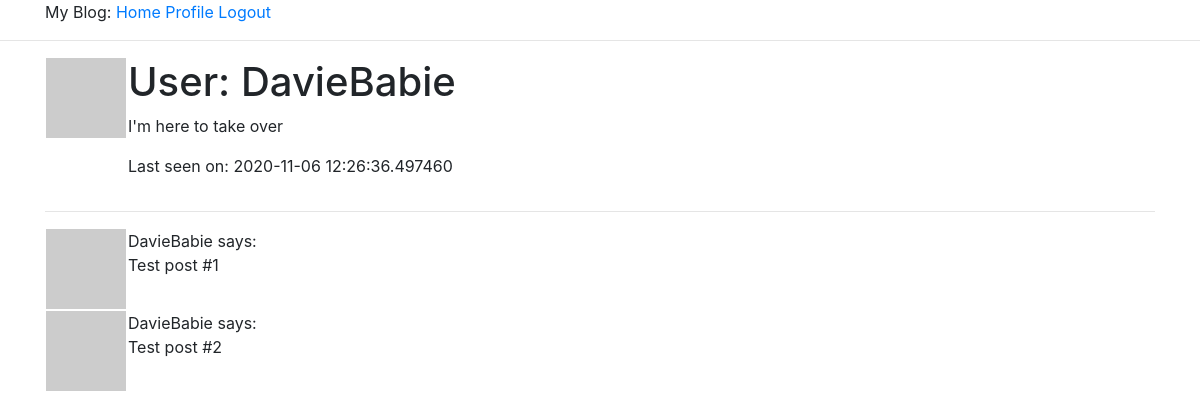
Screenshot of /user/DavieBabie (signed in) with the database file from the repository.
### app/models.py (models this page shows, shortened)
class User(UserMixin, db.Model):
    id = db.Column(db.Integer, primary_key=True)
    username = db.Column(db.String(64), index=True, unique=True)
    email = db.Column(db.String(120), index=True, unique=True)
    password_hash = db.Column(db.String(128))
    posts = db.relationship('Post', backref='author', lazy='dynamic')
    about_me = db.Column(db.String(140))
    last_seen = db.Column(db.DateTime, default=datetime.utcnow)
    followed = db.relationship('User', secondary=followers,
                                primaryjoin=(followers.c.follower_id == id),
                                secondaryjoin=(followers.c.followed_id == id),
                                backref=db.backref('followers', lazy='dynamic'), lazy='dynamic')
    def avatar(self, size):
        digest = md5(self.email.lower().encode('utf-8')).hexdigest()
        return 'https://www.gravatar.com/avatar/{}?d=identicon&s={}'.format(
            digest, size)

### app/routes.py (the view)
@app.route('/user/<username>')
@login_required
def user(username):
    user = User.query.filter_by(username=username).first_or_404()
    posts = [
        {'author': user, 'body': 'Test post #1'},
        {'author': user, 'body': 'Test post #2'},
    ]
    return render_template('user.html', user=user, posts=posts)

### app/models.py (called while the page is built)
@login.user_loader
def load_user(id):
    return User.query.get(int(id))

### app/routes.py (called while the page is built)
@app.before_request
def before_request():
    if current_user.is_authenticated:
        current_user.last_seen = datetime.utcnow()
        db.session.commit()

### app/templates/user.html (shortened to what this page needs)
{% extends "base.html" %}
{% block content %}
<section class="container">
    <table>
        <tr valign="top">
            <td><img src="{{ user.avatar(125) }}"></td>
            <td class="ml-3">
                <h1>User: {{ user.username }} </h1>
                {% if user.about_me %} <p> {{ user.about_me }} </p> {% endif %}
                {% if user.last_seen %} <p> Last seen on: {{ user.last_seen }} </p> {% endif %}
            </td>
        </tr>
    </table>
    <hr>
    {% for post in posts %}
        {% include '_post.html' %}
    {% endfor %}
</section>
{% endblock %}

### app/templates/_post.html
<table>
    <tr valign="top">
        <td><img src="{{ post.author.avatar(36) }}"></td>
        <td>{{ post.author.username }} says:<br>{{ post.body }}</td>
    </tr>
</table>

### rows the page displays
User: username "DavieBabie", about_me "I'm here to take over", last_seen "2020-11-06 12:26:36.497460", author.username "DavieBabie" "DavieBabie"

### other values shown
{{ post.body }} "Test post #1" "Test post #2"
